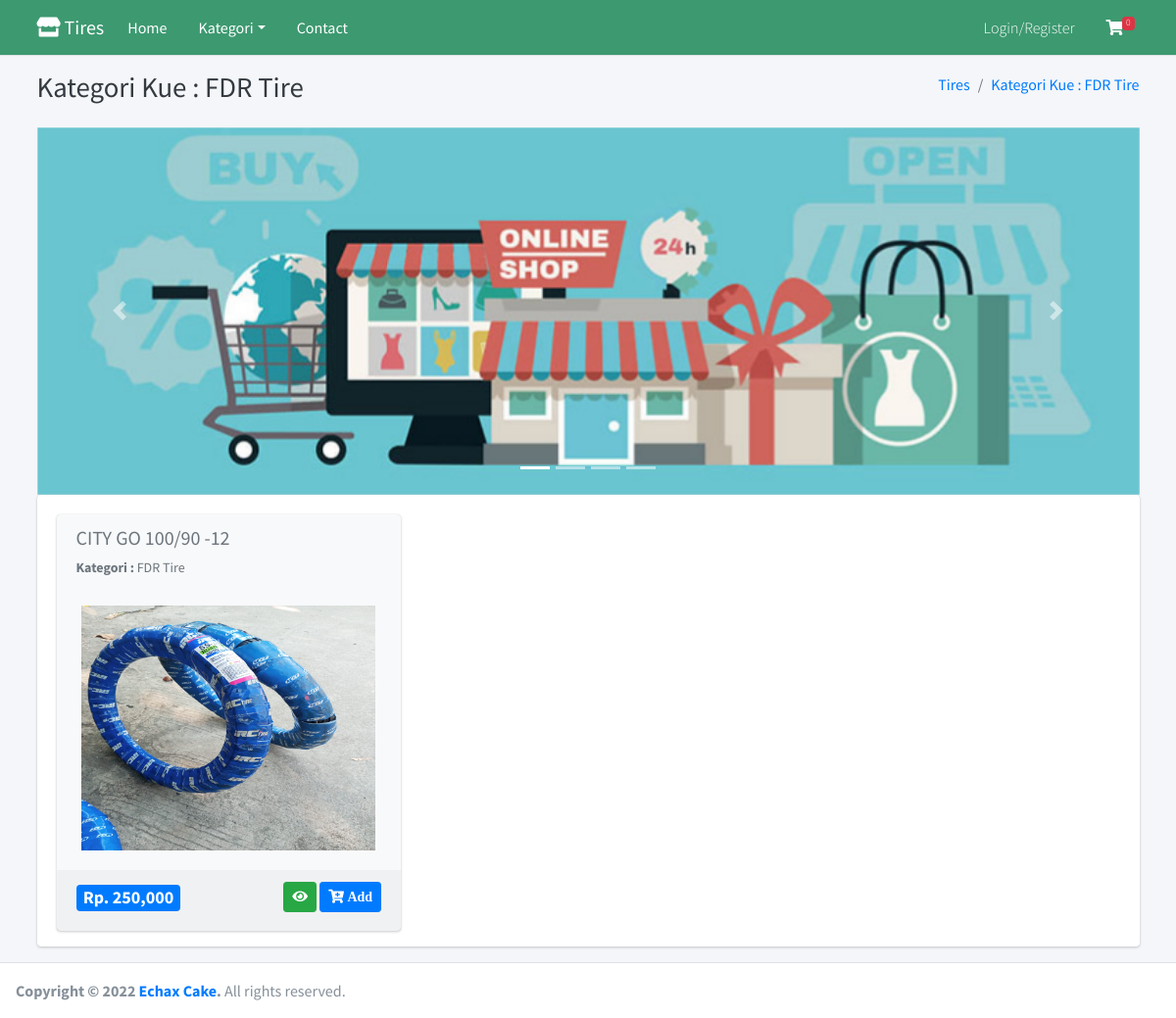
The app's page /home/kategori/16 with its own data.
### tables this page shows
CREATE TABLE `tbl_barang` (
  `id_barang` int(11) NOT NULL,
  `nama_barang` varchar(255) DEFAULT NULL,
  `id_kategori` int(11) DEFAULT NULL,
  `harga` int(11) DEFAULT NULL,
  `deskripsi` mediumtext DEFAULT NULL,
  `gambar` text DEFAULT NULL,
  `stock` int(11) NOT NULL
);

CREATE TABLE `tbl_kategori` (
  `id_kategori` int(11) NOT NULL,
  `nama_kategori` varchar(50) DEFAULT NULL
);

### application/views/layout/v_content.php (called while the page is built)
<?php
if ($isi) {
	$this->load->view($isi);
}

### application/views/layout/v_wrapper_frontend.php (called while the page is built)
<?php
require_once('v_head.php');
require_once('v_header_frontend.php');
require_once('v_nav_frontend.php');
require_once('v_content.php');
require_once('v_footer_frontend.php');

### application/controllers/Home.php (called while the page is built, shortened)
<?php
class Home extends CI_Controller
{
	public function __construct()
	{
		$this->load->model('m_home');
	}
	public function kategori($id_kategori)
	{
		$kategori = $this->m_home->kategori($id_kategori);
		$data = array(
			'title' => 'Kategori Kue : ' . $kategori->nama_kategori,
			'barang' => $this->m_home->get_all_data_barang($id_kategori),
			'isi' => 'v_kategori_barang',
		);
		$this->load->view('layout/v_wrapper_frontend', $data, FALSE);
	}
}

### index.php (called while the page is built, shortened)
<?php
require_once BASEPATH.'core/CodeIgniter.php';

### application/models/M_home.php (called while the page is built, shortened)
<?php
class M_home extends CI_Model
{
	public function get_all_data_kategori()
	{
		$this->db->select('*');
		$this->db->from('tbl_kategori');
		$this->db->order_by('id_kategori', 'desc');
		return $this->db->get()->result();
	}
	public function kategori($id_kategori)
	{
		$this->db->select('*');
		$this->db->from('tbl_kategori');
		$this->db->where('id_kategori', $id_kategori);
		return $this->db->get()->row();
	}
	public function get_all_data_barang($id_kategori)
	{
		$this->db->select('*');
		$this->db->from('tbl_barang');
		$this->db->join('tbl_kategori', 'tbl_kategori.id_kategori = tbl_barang.id_kategori', 'left');
		$this->db->where('tbl_barang.id_kategori', $id_kategori);
		return $this->db->get()->result();
	}
}

### application/views/v_kategori_barang.php (the view, shortened to what this page needs)
<div id="carouselExampleIndicators" class="carousel slide" data-ride="carousel">
	<ol class="carousel-indicators">
		<li data-target="#carouselExampleIndicators" data-slide-to="0" class="active"></li>
		<li data-target="#carouselExampleIndicators" data-slide-to="1"></li>
		<li data-target="#carouselExampleIndicators" data-slide-to="2"></li>
		<li data-target="#carouselExampleIndicators" data-slide-to="3"></li>
	</ol>
	<div class="carousel-inner">
		<div class="carousel-item active">
			<img class="d-block w-100" src="<?= base_url() ?>assets/slider/slider1.jpg">
		</div>
	</div>
	<a class="carousel-control-prev" href="#carouselExampleIndicators" role="button" data-slide="prev">
		<span class="carousel-control-prev-icon" aria-hidden="true"></span>
	</a>
	<a class="carousel-control-next" href="#carouselExampleIndicators" role="button" data-slide="next">
		<span class="carousel-control-next-icon" aria-hidden="true"></span>
	</a>
</div>
<div class="card card-solid">
	<div class="card-body pb-0">
		<div class="row">
			<?php foreach ($barang as $key => $value) { ?>
				<div class="col-sm-4">
					<?php
					echo form_open('belanja/add');
					?>
					<div class="card bg-light">
						<div class="card-header text-muted border-bottom-0">
							<h2 class="lead"><b><?= $value->nama_barang ?></b></h2>
							<p class="text-muted text-sm"><b>Kategori : </b><?= $value->nama_kategori ?></p>
						</div>
						<div class="card-body pt-0">
							<div class="row">
								<div class="col-12 text-center">
									<img src="<?= base_url('assets/gambar/' . $value->gambar) ?>" width="300px" height="250px">
								</div>
							</div>
						</div>
						<div class="card-footer">
							<div class="row">
								<div class="col-sm-6">
									<div class="text-left">
										<h4><span class="badge bg-primary">Rp. <?= number_format($value->harga, 0) ?></span></h4>
									</div>
								</div>
								<div class="col-sm-6">
									<div class="text-right">
										<a href="<?= base_url('home/detail_barang/' . $value->id_barang)  ?>" class="btn btn-sm btn-success">
											<i class="fas fa-eye"></i>
										</a>
										<button type="submit" class="btn btn-sm btn-primary swalDefaultSuccess">
											<i class="fas fa-cart-plus"> Add</i>
										</button>
									</div>
								</div>
							</div>
						</div>
					</div>
					<?php echo form_close(); ?>
				</div>
			<?php } ?>
		</div>
	</div>
</div>

### records on screen
tbl_barang: nama_barang "CITY GO 100/90 -12", id_kategori.nama_kategori "FDR Tire", gambar (picture), harga "250,000"

### other values on screen
$jml_item "0"
$title "Kategori Kue : FDR Tire"
